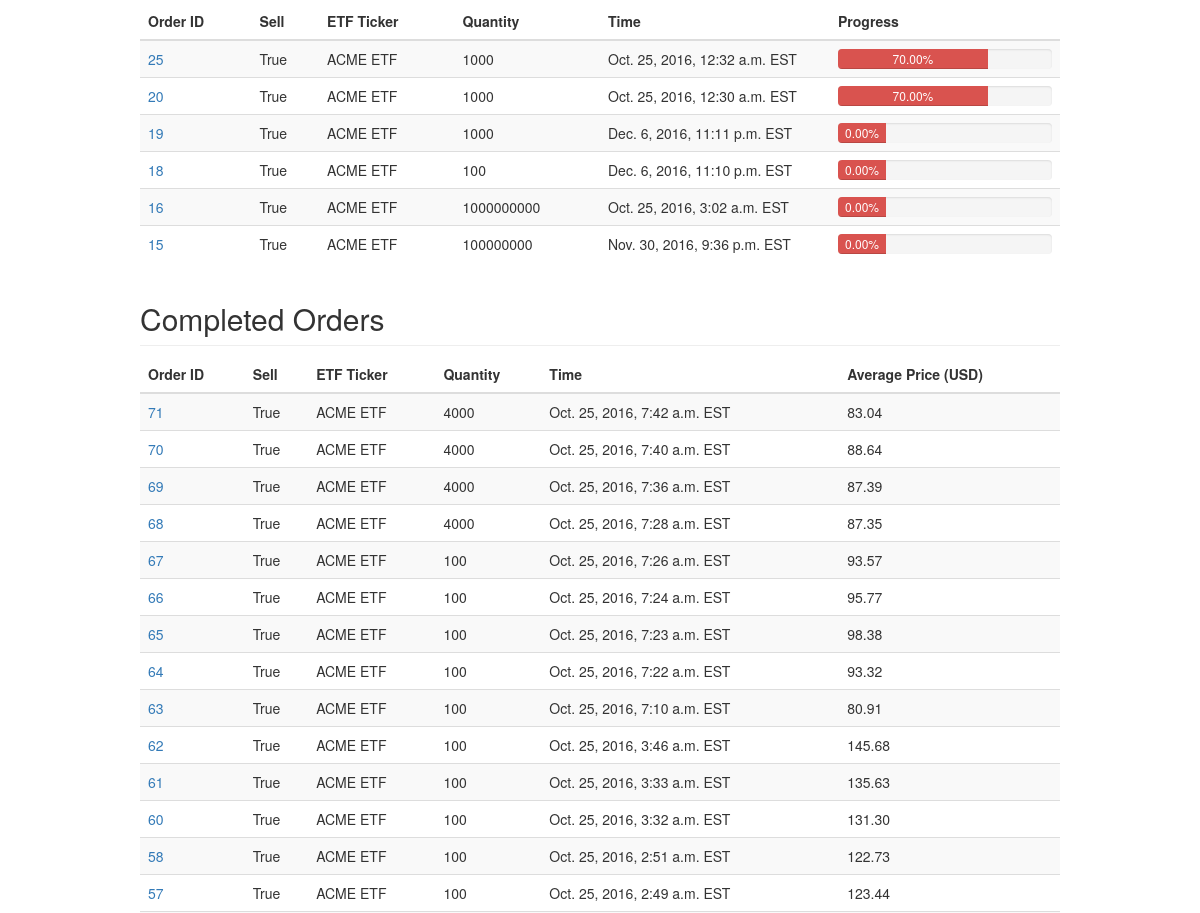
The app's page / (signed in, middle part), older data.
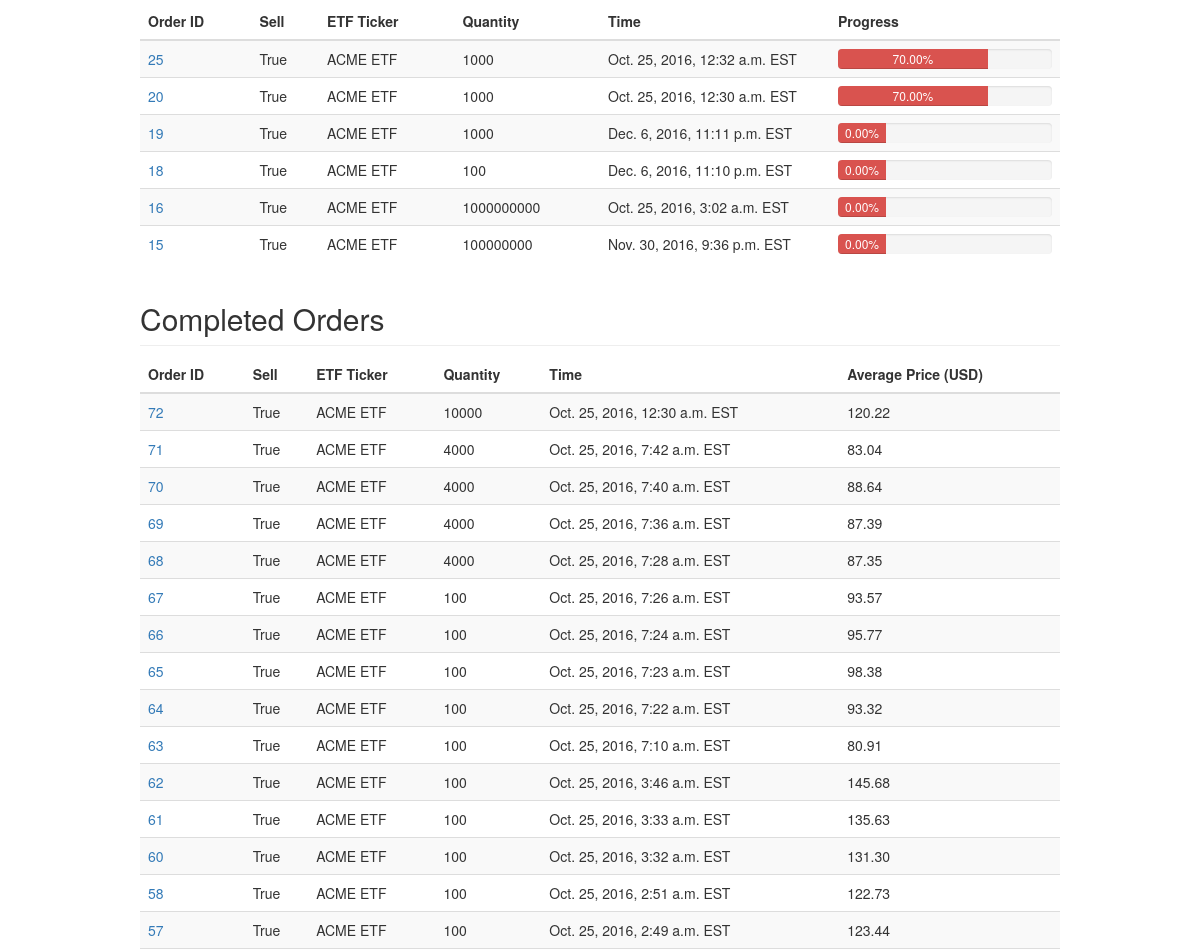
The same page, newer data.
### stocks/models.py (models this page shows, shortened)
@python_2_unicode_compatible
class ParentOrder(models.Model):
    quantity = models.IntegerField(blank=False, default=1)
    stock_type = models.CharField(max_length=20)
    is_sell = models.BooleanField(blank=False, default=True)
    time_executed = models.DateTimeField(blank=False, auto_now_add=True)
    user = models.ForeignKey(User, on_delete=models.CASCADE)
    IN_PROGRESS = 'P'
    COMPLETED = 'C'
    FAILED = 'F'
    PAUSED = 'S'
    CANCELLED = 'X'
    STATUS_CHOICES = (
        (IN_PROGRESS, 'In Progress'),
        (COMPLETED, 'Completed'),
        (FAILED, 'Failed'),
        (PAUSED, 'Paused'),
        (CANCELLED, 'Cancelled')
    )
    status = models.CharField(
        max_length=1,
        choices=STATUS_CHOICES,
        default=IN_PROGRESS
    )
    progress = models.FloatField(blank=False, default=0.0)
    def get_total_price_sold(self, children):
        total_price = (children.filter(is_successful=True).aggregate(total=Sum(F('price') * F('quantity'))))['total']
        if total_price is None:
            return 0.0
        else:
            return total_price
    def get_total_quantity_sold(self, children):
        total_quantity = (children.filter(is_successful=True).aggregate(Sum('quantity')))['quantity__sum']
        if total_quantity is None:
            return 0
        else:
            return total_quantity
    def get_stats(self, children):
        if len(children) == 0:
            return {'total_price': 0.0, 'total_quantity': 0, 'average_price': 0.0}
        total_price = self.get_total_price_sold(children)
        total_quantity = self.get_total_quantity_sold(children)
        if total_price == 0.0:
            return {'total_price': total_price, 'total_quantity': total_quantity, 'average_price': 0.0}
        else:
            return {'total_price': total_price, 'total_quantity': total_quantity, 'average_price': total_price/total_quantity}

### authentication/views.py (the view)
# urls.py: url(r'^$', views.index, name='index'),
@login_required(login_url="login/")
def index(request):
    order_list = ParentOrder.objects.all().order_by('-id')
    for order in order_list:
        children = ChildOrder.objects.filter(parent_order__id=order.id)
        order_stats = order.get_stats(children)
        order.avg_price = '{:,.2f}'.format(order_stats['average_price'])
        order.progress = '{:,.2f}'.format(order.progress)
    context_dict = {'orders': order_list}
    return render(request, "index.html", context_dict)

### templates/index.html (shortened to what this page needs)
{% extends 'base.html' %}
{% load staticfiles %}
{% block head-extras %}
    <link href="{% static "stocks/dashboard.css" %}" rel="stylesheet">
{% endblock %}
{% block content %}
  <div class="table-responsive">
    <table class="table table-striped">
      <thead>
        <tr>
          <th>Order ID</th>
          <th>Sell</th>
          <th>ETF Ticker</th>
          <th>Quantity</th>
          <th>Time</th>
          <th>Progress</th>
        </tr>
      </thead>
      {% if orders %}
        <tbody>
            {% for order in orders %}
              {% if order.status == 'X' %}
              <tr>
                  <td> <a href="{% url 'order_detail' order.id %}">{{ order.id }} </a>
                  <td> {{ order.is_sell }}
                  <td> {{ order.stock_type }}
                  <td> {{ order.quantity }}
                  <td class="col-md-3"> {{ order.time_executed }} EST
                  <td class="col-md-3">
                      <div class="progress">
                          <div id="progress-{{order.id}}" data-id="{{order.id}}" class="progress-bar progress-bar-danger progress-bar" role="progressbar"aria-valuenow="{{ order.progress }}" aria-valuemin="0" aria-valuemax="100" style="min-width:4em;width:{{ order.progress }}%"> {{ order.progress }}%
                          </div>
                      </div>
              </tr>
              {% endif %}
            {% endfor %}
        </tbody>
    {% endif %}
    </table>
  </div>
  <h2 class="sub-header">Completed Orders</h2>
  <div class="table-responsive">
    <table class="table table-striped">
      <thead>
        <tr>
          <th>Order ID</th>
          <th>Sell</th>
          <th>ETF Ticker</th>
          <th>Quantity</th>
          <th>Time</th>
          <th>Average Price (USD)</th>
        </tr>
      </thead>
      {% if orders %}
        <tbody>
            {% for order in orders %}
                {% if order.status == 'C' %}
                    <tr id="completed-{{order.id}}">
                        <td> <a href="{% url 'order_detail' order.id %}">{{ order.id }} </a>
                        <td> {{ order.is_sell }}
                        <td> {{ order.stock_type }}
                        <td> {{ order.quantity }}
                        <td> {{ order.time_executed }} EST
                        <td> {{ order.avg_price }}
                    </tr>
                {% endif %}
            {% endfor %}
        </tbody>
    {% endif %}
    </table>
  </div>
{% endblock %}

Row changes from the older to the newer data that the page shows:
added ParentOrder: id "72", is_sell "True", stock_type "ACME ETF", quantity "10000", time_executed "Oct. 25, 2016, 12:30 a.m.", avg_price "120.22", shown under "Completed Orders"
